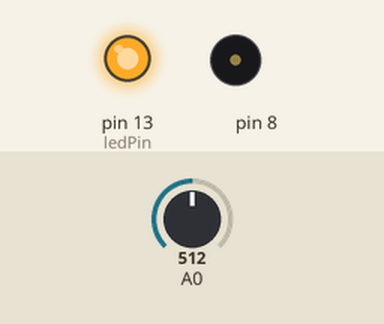
This sketch was run on a simulated Arduino Uno, built with avr-gcc and run on an emulated ATmega328P. Shown: output pins drawn as LEDs (lit = HIGH), buzzer (waves = sounding). Inputs (shaded band) come from the test bench; at power-on: A0 = 512. What the sketch prints to the serial monitor is not drawn.

Above: at 0.1 s.
At 5.1 s:
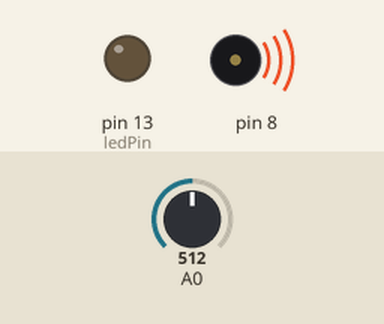
Timing chart, 0 to 6.6 s (numbered marks = the images above):
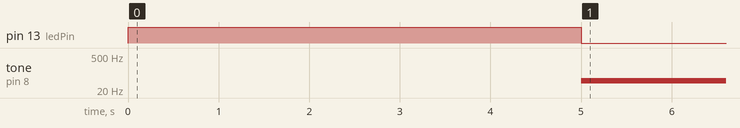

The sketch:

lighttheremin.ino
```cpp
//header
int sensorValue;
int sensorLow = 1023;
int sensorHigh = 0;

const int ledPin = 13;
//setup
void setup(){
  pinMode(ledPin, OUTPUT);
  digitalWrite(ledPin, HIGH);
  Serial.begin(9600);
while(millis() < 5000) {
 sensorValue = analogRead(A0);
    if (sensorValue > sensorHigh){
      sensorHigh = sensorValue;
    } //end if()
    if (sensorValue < sensorLow) {
      sensorLow = sensorValue;
    } //end of if() statement
  } //end while() loop
  digitalWrite(ledPin, LOW); //turn LED off
} //end setup()

//loop
void loop() {
  sensorValue = analogRead(A0);
int pitch = map(sensorValue, sensorLow, sensorHigh, 50, 4000);
tone(8, pitch, 20);
  Serial.print("pitch: ");
  Serial.println(pitch);
  delay(10);
} //end loop()
```

Measured:
- by itself, tone on pin 8: silent → 49 Hz at 5.0 s
